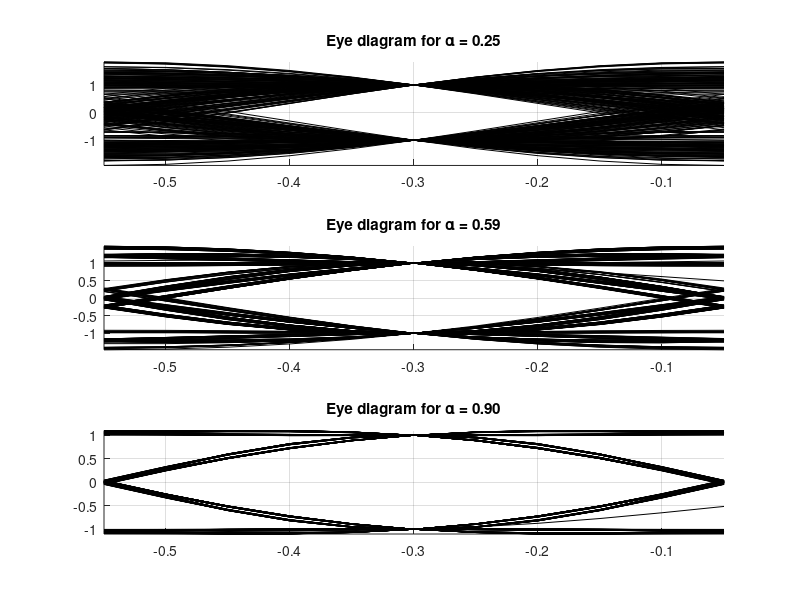

The MATLAB source for this figure:
% File: eyediagram_bpsk.m
% Eye diagrams of raised cosine pulses with three rolloff factor values.
% San Jose State University. Copyright (c) 2013. Robert Morelos-Zaragoza.
% Modified Spring 2014 and Spring 2022

clear
seed = input('Enter your student ID: ');
rand('state',seed)

T=1;            % Symbol period
No = 10;        % Oversampling factor
av=[0.25 0.5 0.9];   % Rolloff factor values

figure(300)
for n=1:length(av)
    a = av(n);
    
    % Raised-cosine pulse in the interval [-5T,5T]
    t=-5*T:T/No+eps:5*T+T/No;
    x = (sin(pi*t/T)./(pi*t/T)) .* cos(a.*pi*t/T)./((1-4*a^2.*(t/T).^2));
    tT = eps:T/No+eps:T;

    % Data sequence of 300 bits with polar mapping ...
    data = 1-2*round(rand(1,300));

    % Corresponding RC pulse sequence
    N = length(x)+(length(data)+1)*length(tT);
    rcseq = zeros(1,N);
    for i=1:length(data)
        rcseq = rcseq + [zeros(1,length(tT)*(i-1)) x*data(i) ...
            zeros(1,N-length(tT)*(i-1)-length(x))];
    end

    % Plot the eye diagram
    hold on
    for i=1:length(data)-1
        if n == 1
            subplot(3,1,1), hold on
            plot(rcseq(ceil(length(tT)*(i-1)+5.5*length(tT))+1:...
                ceil(length(tT)*(i-1)+6.5*length(tT))+1),'k');
        elseif n == 2
            subplot(3,1,2), hold on
            plot(rcseq(ceil(length(tT)*(i-1)+5.5*length(tT))+1:...
                ceil(length(tT)*(i-1)+6.5*length(tT))+1),'k');
        else
            subplot(3,1,3), hold on
            plot(rcseq(ceil(length(tT)*(i-1)+5.5*length(tT))+1:...
                ceil(length(tT)*(i-1)+6.5*length(tT))+1),'k');
        end
    end
end
labels = [(-ceil(No/2):1:ceil(No/2)+1)/No];
subplot(3,1,1), axis tight, set(gca,'XTickLabel',labels), grid on
title('Eye diagram for \alpha = 0.25'), hold off
subplot(3,1,2), axis tight, set(gca,'XTickLabel',labels), grid on
title('Eye diagram for \alpha = 0.59'), hold off
subplot(3,1,3), axis tight, set(gca,'XTickLabel',labels), grid on
title('Eye diagram for \alpha = 0.90'), hold off
% you get the idea ... can modify the length of the pulse and alpha ...
